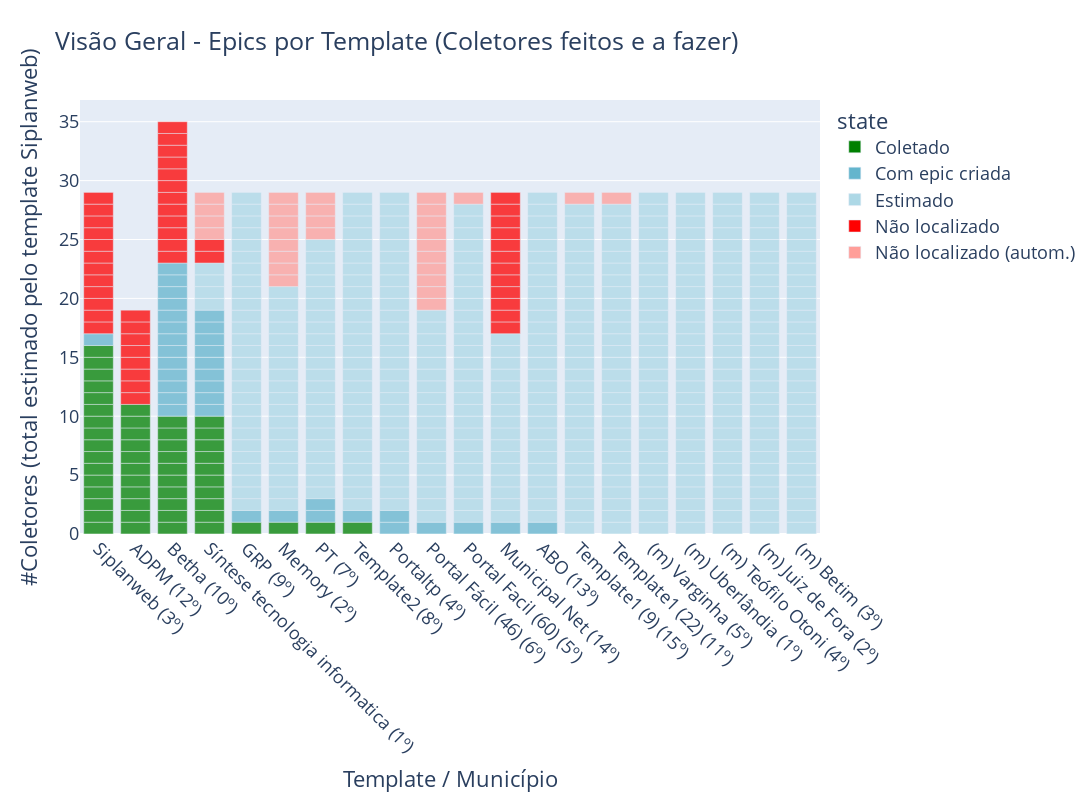

The code cell stored with this chart in its notebook:
### Code cell
def plot_status_epics(df, top_templates_df, title='Visão Geral - Epics por Template (Coletores feitos e a fazer)'):

    # Temporarily manual edits
    for template, count in nao_loc_manual.items():
        for i in range(count):
            df = df.append({'template':template, 'state':'Não localizado', 'aux':1}, ignore_index=True)
            
    for template, count in nao_loc_autom.items():
        for i in range(count):
            df = df.append({'template':template, 'state':'Não localizado (autom.)', 'aux':1}, ignore_index=True)
    
    # Pre-process dataframes       
    count_col = 'aux'
    state_col = 'state'  
    top_templates_df = top_templates_df[top_templates_df['rank'] <= 15]
    df = top_templates_df.merge(df, how='left').fillna({state_col:'Estimado', count_col:1})     
    
    # agrupa na categoria 'nao localizado' para evitar poluir o dashboard com muitas cores
    df.loc[df.state == 'Não coletável (timeout)', 'state'] = 'Não localizado' 
    templates = df['template'].dropna().unique()
    
    
    total_ref = 29  # Siplanweb  
    total = dict.fromkeys(templates, total_ref)
    total['Betha'] = 35
    total['ADPM'] = 19
    
    # Fill missing (estimated) epics in df
    for template in templates:        
        created =  df.groupby('template').count()[state_col][template]
        missing = total[template] - created                
        rank = df[df.template == template]['rank'].values[0]  #TODO drop rank?
        
        for i in range(missing):            
            df = df.append({'template':template, state_col:'Estimado', 'rank':rank, count_col:1}, ignore_index=True)    

    # Add a better name for x values
    x = "template_rank"
    df[x] = df["template"] + " (" + df["rank"].astype(str) + "º)"
    df = df.sort_values(by=[state_col, x], ascending=[True, False])
    xorder = df.groupby(['state','template_rank']).count()['rank'][
        'Coletado'].sort_values(ascending=False).index.tolist()
    y = df.copy()
    
    # Plot
    fig = px.bar(
        df, y=count_col, x=x, color=state_col, height=800, width=1100, title=title,
        color_discrete_map = {"Coletado":"green", "Com epic criada":"#64b5cd", 
                              'Estimado':'lightblue', 'Não localizado':'red', 
                              'Não localizado (autom.)':'#ff9e99'}, 
        labels = {count_col:"#Coletores (total estimado pelo template Siplanweb)", 
                  x:"Template / Município"}, opacity=0.75 )    
    
    fig.update_layout(xaxis={'categoryorder':'array', 'categoryarray':xorder})

    fig.update_xaxes(tickangle=45)
    fig.update_layout(font=dict(size=18))    
    
    return fig

#-------------------------------------------------------------

epics_df = pd.read_csv("data/epics.csv")
top_templates_df = pd.read_csv("data/top_templates.csv")

fig = plot_status_epics(epics_df, top_templates_df)    
fig.write_image('./fig/status-coleta.png', scale=1)
fig

### Figure 1 — Plotly figure (JSON) as saved in the notebook; plotly's stock layout.template omitted (floating-point values rounded to 4 significant figures; data arrays with more than 128 entries replaced by an {"elided": "..."} marker saying what was removed)
{"data": [{"alignmentgroup": "True", "hovertemplate": "state=Coletado<br>Template / Município=%{x}<br>#Coletores (total estimado pelo template Siplanweb)=%{y}<extra></extra>", "legendgroup": "Coletado", "marker": {"color": "green", "opacity": 0.75, "pattern": {"shape": ""}}, "name": "Coletado", "offsetgroup": "Coletado", "orientation": "v", "showlegend": true, "textposition": "auto", "type": "bar", "x": ["Template2 (8º)", "Síntese tecnologia informatica (1º)", "Síntese tecnologia informatica (1º)", "Síntese tecnologia informatica (1º)", "Síntese tecnologia informatica (1º)", "Síntese tecnologia informatica (1º)", "Síntese tecnologia informatica (1º)", "Síntese tecnologia informatica (1º)", "Síntese tecnologia informatica (1º)", "Síntese tecnologia informatica (1º)", "Síntese tecnologia informatica (1º)", "Siplanweb (3º)", "Siplanweb (3º)", "Siplanweb (3º)", "Siplanweb (3º)", "Siplanweb (3º)", "Siplanweb (3º)", "Siplanweb (3º)", "Siplanweb (3º)", "Siplanweb (3º)", "Siplanweb (3º)", "Siplanweb (3º)", "Siplanweb (3º)", "Siplanweb (3º)", "Siplanweb (3º)", "Siplanweb (3º)", "Siplanweb (3º)", "PT (7º)", "Memory (2º)", "GRP (9º)", "Betha (10º)", "Betha (10º)", "Betha (10º)", "Betha (10º)", "Betha (10º)", "Betha (10º)", "Betha (10º)", "Betha (10º)", "Betha (10º)", "Betha (10º)", "ADPM (12º)", "ADPM (12º)", "ADPM (12º)", "ADPM (12º)", "ADPM (12º)", "ADPM (12º)", "ADPM (12º)", "ADPM (12º)", "ADPM (12º)", "ADPM (12º)", "ADPM (12º)"], "xaxis": "x", "y": [1, 1, 1, 1, 1, 1, 1, 1, 1, 1, 1, 1, 1, 1, 1, 1, 1, 1, 1, 1, 1, 1, 1, 1, 1, 1, 1, 1, 1, 1, 1, 1, 1, 1, 1, 1, 1, 1, 1, 1, 1, 1, 1, 1, 1, 1, 1, 1, 1, 1, 1], "yaxis": "y"}, {"alignmentgroup": "True", "hovertemplate": "state=Com epic criada<br>Template / Município=%{x}<br>#Coletores (total estimado pelo template Siplanweb)=%{y}<extra></extra>", "legendgroup": "Com epic criada", "marker": {"color": "#64b5cd", "opacity": 0.75, "pattern": {"shape": ""}}, "name": "Com epic criada", "offsetgroup": "Com epic criada", "orientation": "v", "showlegend": true, "textposition": "auto", "type": "bar", "x": ["Template2 (8º)", "Síntese tecnologia informatica (1º)", "Síntese tecnologia informatica (1º)", "Síntese tecnologia informatica (1º)", "Síntese tecnologia informatica (1º)", "Síntese tecnologia informatica (1º)", "Síntese tecnologia informatica (1º)", "Síntese tecnologia informatica (1º)", "Síntese tecnologia informatica (1º)", "Síntese tecnologia informatica (1º)", "Siplanweb (3º)", "Portaltp (4º)", "Portaltp (4º)", "Portal Fácil (46) (6º)", "Portal Facil (60) (5º)", "PT (7º)", "PT (7º)", "Municipal Net (14º)", "Memory (2º)", "GRP (9º)", "Betha (10º)", "Betha (10º)", "Betha (10º)", "Betha (10º)", "Betha (10º)", "Betha (10º)", "Betha (10º)", "Betha (10º)", "Betha (10º)", "Betha (10º)", "Betha (10º)", "Betha (10º)", "Betha (10º)", "ABO (13º)"], "xaxis": "x", "y": [1, 1, 1, 1, 1, 1, 1, 1, 1, 1, 1, 1, 1, 1, 1, 1, 1, 1, 1, 1, 1, 1, 1, 1, 1, 1, 1, 1, 1, 1, 1, 1, 1, 1], "yaxis": "y"}, {"alignmentgroup": "True", "hovertemplate": "state=Estimado<br>Template / Município=%{x}<br>#Coletores (total estimado pelo template Siplanweb)=%{y}<extra></extra>", "legendgroup": "Estimado", "marker": {"color": "lightblue", "opacity": 0.75, "pattern": {"shape": ""}}, "name": "Estimado", "offsetgroup": "Estimado", "orientation": "v", "showlegend": true, "textposition": "auto", "type": "bar", "x": {"elided": "416 str values"}, "xaxis": "x", "y": {"elided": "416 int values"}, "yaxis": "y"}, {"alignmentgroup": "True", "hovertemplate": "state=Não localizado<br>Template / Município=%{x}<br>#Coletores (total estimado pelo template Siplanweb)=%{y}<extra></extra>", "legendgroup": "Não localizado", "marker": {"color": "red", "opacity": 0.75, "pattern": {"shape": ""}}, "name": "Não localizado", "offsetgroup": "Não localizado", "orientation": "v", "showlegend": true, "textposition": "auto", "type": "bar", "x": ["Síntese tecnologia informatica (1º)", "Síntese tecnologia informatica (1º)", "Siplanweb (3º)", "Siplanweb (3º)", "Siplanweb (3º)", "Siplanweb (3º)", "Siplanweb (3º)", "Siplanweb (3º)", "Siplanweb (3º)", "Siplanweb (3º)", "Siplanweb (3º)", "Siplanweb (3º)", "Siplanweb (3º)", "Siplanweb (3º)", "Municipal Net (14º)", "Municipal Net (14º)", "Municipal Net (14º)", "Municipal Net (14º)", "Municipal Net (14º)", "Municipal Net (14º)", "Municipal Net (14º)", "Municipal Net (14º)", "Municipal Net (14º)", "Municipal Net (14º)", "Municipal Net (14º)", "Municipal Net (14º)", "Betha (10º)", "Betha (10º)", "Betha (10º)", "Betha (10º)", "Betha (10º)", "Betha (10º)", "Betha (10º)", "Betha (10º)", "Betha (10º)", "Betha (10º)", "Betha (10º)", "Betha (10º)", "ADPM (12º)", "ADPM (12º)", "ADPM (12º)", "ADPM (12º)", "ADPM (12º)", "ADPM (12º)", "ADPM (12º)", "ADPM (12º)"], "xaxis": "x", "y": [1, 1, 1, 1, 1, 1, 1, 1, 1, 1, 1, 1, 1, 1, 1, 1, 1, 1, 1, 1, 1, 1, 1, 1, 1, 1, 1, 1, 1, 1, 1, 1, 1, 1, 1, 1, 1, 1, 1, 1, 1, 1, 1, 1, 1, 1], "yaxis": "y"}, {"alignmentgroup": "True", "hovertemplate": "state=Não localizado (autom.)<br>Template / Município=%{x}<br>#Coletores (total estimado pelo template Siplanweb)=%{y}<extra></extra>", "legendgroup": "Não localizado (autom.)", "marker": {"color": "#ff9e99", "opacity": 0.75, "pattern": {"shape": ""}}, "name": "Não localizado (autom.)", "offsetgroup": "Não localizado (autom.)", "orientation": "v", "showlegend": true, "textposition": "auto", "type": "bar", "x": ["Template1 (9) (15º)", "Template1 (22) (11º)", "Síntese tecnologia informatica (1º)", "Síntese tecnologia informatica (1º)", "Síntese tecnologia informatica (1º)", "Síntese tecnologia informatica (1º)", "Portal Fácil (46) (6º)", "Portal Fácil (46) (6º)", "Portal Fácil (46) (6º)", "Portal Fácil (46) (6º)", "Portal Fácil (46) (6º)", "Portal Fácil (46) (6º)", "Portal Fácil (46) (6º)", "Portal Fácil (46) (6º)", "Portal Fácil (46) (6º)", "Portal Fácil (46) (6º)", "Portal Facil (60) (5º)", "PT (7º)", "PT (7º)", "PT (7º)", "PT (7º)", "Memory (2º)", "Memory (2º)", "Memory (2º)", "Memory (2º)", "Memory (2º)", "Memory (2º)", "Memory (2º)", "Memory (2º)"], "xaxis": "x", "y": [1, 1, 1, 1, 1, 1, 1, 1, 1, 1, 1, 1, 1, 1, 1, 1, 1, 1, 1, 1, 1, 1, 1, 1, 1, 1, 1, 1, 1], "yaxis": "y"}], "layout": {"barmode": "relative", "font": {"size": 18}, "height": 800, "legend": {"title": {"text": "state"}, "tracegroupgap": 0}, "title": {"text": "Visão Geral - Epics por Template (Coletores feitos e a fazer)"}, "width": 1100, "xaxis": {"anchor": "y", "autorange": true, "categoryarray": ["Siplanweb (3º)", "ADPM (12º)", "Betha (10º)", "Síntese tecnologia informatica (1º)", "GRP (9º)", "Memory (2º)", "PT (7º)", "Template2 (8º)"], "categoryorder": "array", "domain": [0, 1], "range": [-0.5, 19.5], "tickangle": 45, "title": {"text": "Template / Município"}, "type": "category"}, "yaxis": {"anchor": "x", "autorange": true, "domain": [0, 1], "range": [0, 36.84], "title": {"text": "#Coletores (total estimado pelo template Siplanweb)"}, "type": "linear"}}}
